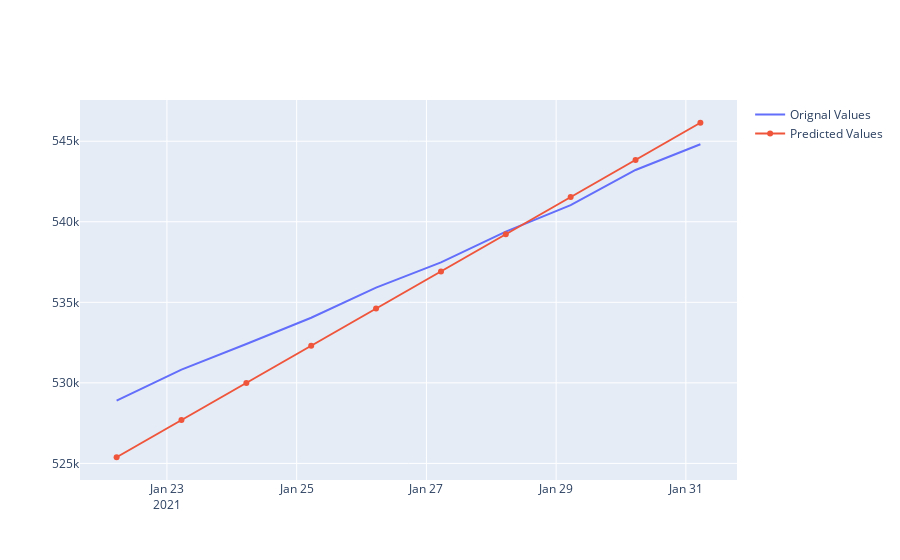

Notebook code for this chart:
### Code cell
fig = go.Figure()

fig = go.Figure()
fig.add_trace(go.Scatter(x=test_data["Date"], y=test_data["Total Number of Cases"],
                        mode='lines', name='Orignal Values'))
fig.add_trace(go.Scatter(x=test_data["Date"], y=test_data["predicted_values"],
                        mode='lines+markers', name='Predicted Values'))

### Figure 1 — Plotly figure (JSON) as saved in the notebook; plotly's stock layout.template omitted (floating-point values rounded to 4 significant figures)
{"data": [{"mode": "lines", "name": "Orignal Values", "type": "scatter", "x": ["2021-01-22 05:22:10", "2021-01-23 05:22:03", "2021-01-24 05:22:35", "2021-01-25 05:22:16", "2021-01-26 05:22:02", "2021-01-27 05:23:41", "2021-01-28 05:22:24", "2021-01-29 05:22:23", "2021-01-30 05:22:49", "2021-01-31 05:22:42"], "y": [528891, 530818, 532412, 534041, 535914, 537477, 539387, 541031, 543214, 544813]}, {"mode": "lines+markers", "name": "Predicted Values", "type": "scatter", "x": ["2021-01-22 05:22:10", "2021-01-23 05:22:03", "2021-01-24 05:22:35", "2021-01-25 05:22:16", "2021-01-26 05:22:02", "2021-01-27 05:23:41", "2021-01-28 05:22:24", "2021-01-29 05:22:23", "2021-01-30 05:22:49", "2021-01-31 05:22:42"], "y": [525400.0, 527700.0, 530000.0, 532300.0, 534600.0, 536900.0, 539200.0, 541500.0, 543800.0, 546100.0]}], "layout": {}}
